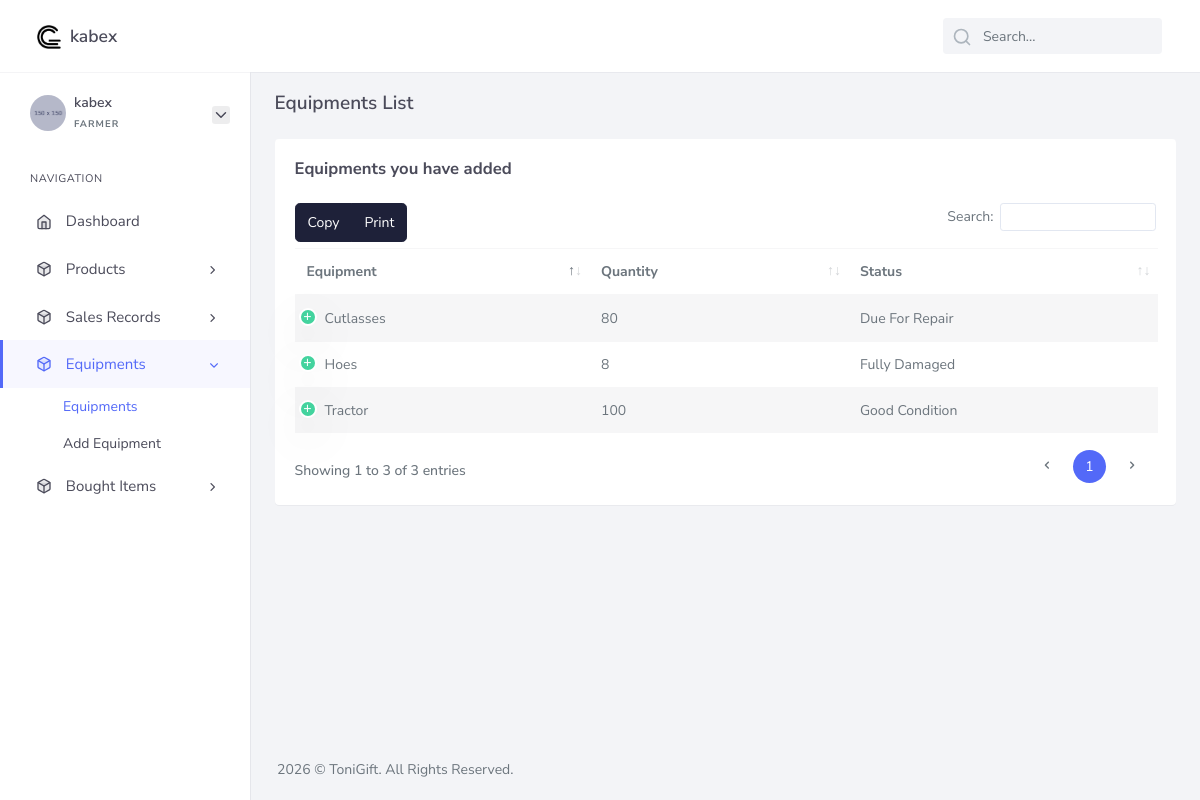
/farmer/equipments.php (signed in), run on the app's committed database.
### tables this page shows
CREATE TABLE `equipments` (
  `id` int(11) NOT NULL,
  `farmer_id` int(11) NOT NULL,
  `equipment` varchar(120) NOT NULL,
  `quantity` int(11) NOT NULL,
  `status` varchar(110) NOT NULL
);

### core/db.class.php (called while the page is built, shortened)
<?php
    class DB {
        public $host = 'localhost';
        public $dbname = 'farming_system';
        public $password = '';
        public $username = 'root';
        public $conn;
        function __construct(){
            try {
                $this->conn = new PDO("mysql:host=$this->host;dbname=$this->dbname;", $this->username, $this->password);
                $this->conn->setAttribute(PDO::ATTR_ERRMODE,PDO::ERRMODE_EXCEPTION);
            } catch (PDOException $ex) {
                echo 'Error in database connection '. $ex->getMessage();
            }
        }
        function prep($query){
            return $this->conn->prepare($query);
        }
        function fetchAll($query,$value){
            $query = $this->prep($query);
            $query->execute($value);
            return $query->fetchAll();
        }
    }
?>

### core/equipments.class.php (called while the page is built, shortened)
<?php
    include_once 'db.class.php';
    class Equipments extends DB{
        function fetch_farmer_equipments($farmer_id){
            return DB::fetchAll("SELECT * FROM equipments WHERE farmer_id = ? ",[$farmer_id]);
        }
    }
?>

### farmer/equipments.php (the view, shortened to what this page needs)
<?php
  include_once '../core/equipments.class.php';
  $equipment_obj = new equipments();
  $farmer_id = $_SESSION['farmer']['id'];
  $equipments = $equipment_obj->fetch_farmer_equipments($farmer_id);
?>
<!DOCTYPE html>
<html lang="en">
    <link href="assets/libs/datatables/dataTables.bootstrap4.min.css" rel="stylesheet" type="text/css" />
    <link href="assets/libs/datatables/responsive.bootstrap4.min.css" rel="stylesheet" type="text/css" />
    <link href="assets/libs/datatables/buttons.bootstrap4.min.css" rel="stylesheet" type="text/css" />
    <link href="assets/libs/datatables/select.bootstrap4.min.css" rel="stylesheet" type="text/css" />
    <?php include_once 'components/head.php'; ?>
    <body>
        <div id="wrapper">
            <?php include_once 'components/header.php'; ?>
            <?php include_once 'components/sidebar.php'; ?>
            <div class="content-page">
                <div class="content">
                    <div class="container-fluid">
                        <div class="row page-title align-items-center">
                            <div class="col-sm-4 col-xl-6">
                                <h4 class="mb-1 mt-0">Equipments List</h4>
                            </div>
                        </div>
                        <div class="row">
                            <div class="col-12">
                                <div class="card">
                                    <div class="card-body">
                                        <h4 class="header-title mt-0 mb-4">Equipments you have added</h4>
                                        <table id="datatable-buttons" class="table table-striped dt-responsive nowrap">
                                            <thead>
                                                <tr>
                                                    <th>Equipment</th>
                                                    <th>Quantity</th>
                                                    <th>Status</th>
                                                </tr>
                                            </thead>
                                            <tbody>
                                                <?php foreach ($equipments as $equipment): ?>
                                                    <tr>
                                                        <td><?php echo $equipment['equipment'] ?></td>
                                                        <td><?php echo $equipment['quantity'] ?></td>
                                                        <td><?php echo $equipment['status'] ?></td>
                                                    </tr>
                                                <?php endforeach ?>
                                            </tbody>
                                        </table>
                                    </div>
                                </div>
                            </div>
                        </div>
                    </div>
                </div>
                <?php include_once 'components/footer.php'; ?>
            </div>
        </div>
    </body>
</html>

### data on the page
equipments: equipment "Hoes", quantity "8", status "Fully Damaged"
equipments: equipment "Cutlasses", quantity "80", status "Due For Repair"
equipments: equipment "Tractor", quantity "100", status "Good Condition"

### other printed values
$_SESSION['farmer']['username'] "kabex"
